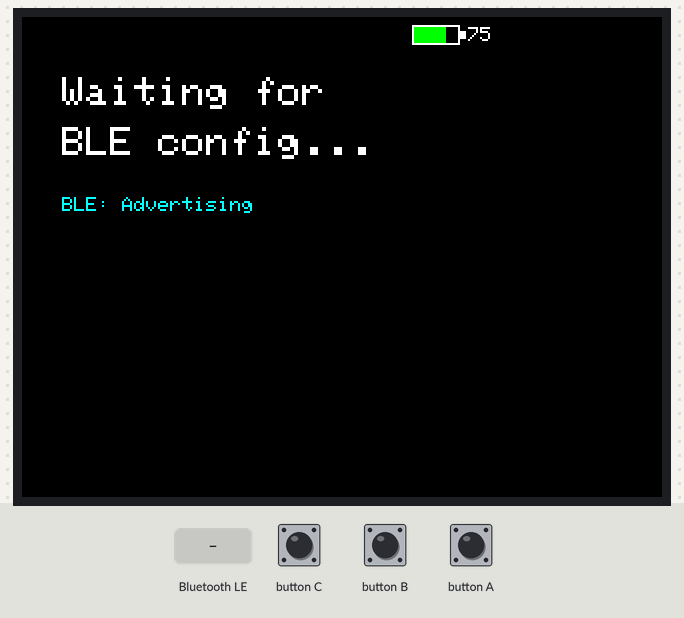
This sketch was run on a simulated ESP32. Shown: 320×240 colour display. Inputs (shaded band) come from the test bench. WiFi joins after 1.5 s; servers stay silent unless stated; EEPROM starts erased; nothing arrives over Bluetooth unless stated; a phone connects over Bluetooth LE 3 s after start; what the sketch prints to the serial monitor is not drawn.

Above: at 1.4 s.
1.5 s: Bluetooth LE write "connect" received
At 2.6 s:
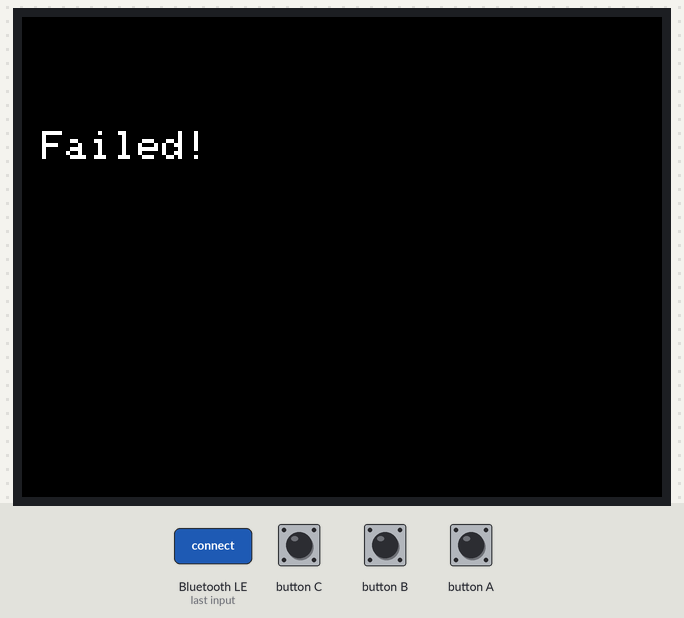
4.7 s: Bluetooth LE write "connect" received
At 6.3 s:
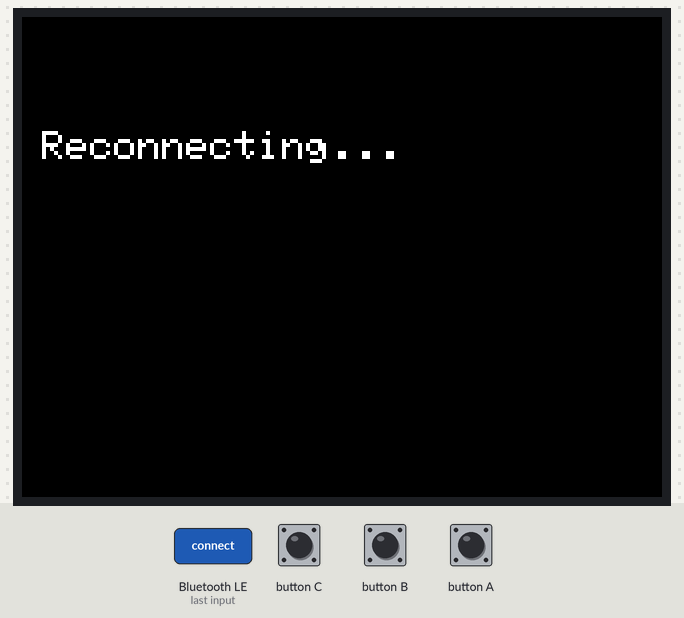
7.9 s: Bluetooth LE write "connect" received
At 9.0 s:
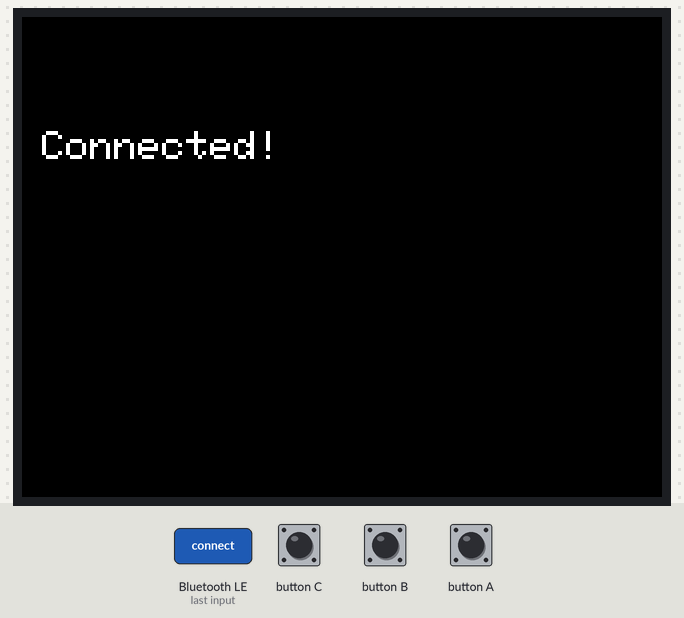
Timing chart, 0 to 10.9 s (numbered marks = the images above; inputs shaded):
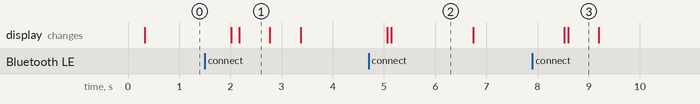

The sketch:

rssimon.ino
```cpp
#include <M5Unified.h>
#include <WiFi.h>
#include <BLEDevice.h>
#include <BLEServer.h>
#include <BLEUtils.h>
#include <BLE2902.h>
#include <Preferences.h>

#define SERVICE_UUID        "12345678-1234-1234-1234-123456789abc"
#define CHAR_SSID_UUID      "12345678-1234-1234-1234-123456789ab1"
#define CHAR_PASS_UUID      "12345678-1234-1234-1234-123456789ab2"
#define CHAR_CMD_UUID       "12345678-1234-1234-1234-123456789ab3"
#define CHAR_STATUS_UUID    "12345678-1234-1234-1234-123456789ab4"

const int SCREEN_W = 240;
const int SCREEN_H = 135;
const int BAR_X = 10;
const int BAR_Y = 100;
const int BAR_W = SCREEN_W - 20;
const int BAR_H = 20;
const int UPDATE_INTERVAL = 500;

const int RSSI_MIN = -90;
const int RSSI_MAX = -30;

String wifiSSID = "";
String wifiPass = "";
bool wifiOk = false;
bool bleConnected = false;
bool shouldConnect = false;

Preferences prefs;
M5Canvas canvas(&M5.Display);
BLEServer* pServer = nullptr;
BLECharacteristic* pStatusChar = nullptr;

class ServerCallbacks : public BLEServerCallbacks {
    void onConnect(BLEServer* s) override { bleConnected = true; }
    void onDisconnect(BLEServer* s) override {
        bleConnected = false;
        BLEDevice::startAdvertising();
    }
};

class SSIDCallback : public BLECharacteristicCallbacks {
    void onWrite(BLECharacteristic* c) override {
        wifiSSID = c->getValue().c_str();
        Serial.printf("BLE: SSID set to '%s'\n", wifiSSID.c_str());
    }
};

class PassCallback : public BLECharacteristicCallbacks {
    void onWrite(BLECharacteristic* c) override {
        wifiPass = c->getValue().c_str();
        Serial.println("BLE: Password set");
    }
};

class CmdCallback : public BLECharacteristicCallbacks {
    void onWrite(BLECharacteristic* c) override {
        String cmd = c->getValue().c_str();
        if (cmd == "connect") {
            prefs.begin("wifi", false);
            prefs.putString("ssid", wifiSSID);
            prefs.putString("pass", wifiPass);
            prefs.end();
            shouldConnect = true;
            Serial.println("BLE: Connect command received");
        }
    }
};

void updateBLEStatus(const char* status) {
    if (pStatusChar)
        pStatusChar->setValue(status);
}

void setupBLE() {
    BLEDevice::init("RSSIMon");
    pServer = BLEDevice::createServer();
    pServer->setCallbacks(new ServerCallbacks());

    BLEService* pService = pServer->createService(SERVICE_UUID);

    BLECharacteristic* pSSID = pService->createCharacteristic(
        CHAR_SSID_UUID, BLECharacteristic::PROPERTY_READ | BLECharacteristic::PROPERTY_WRITE);
    pSSID->setCallbacks(new SSIDCallback());

    BLECharacteristic* pPass = pService->createCharacteristic(
        CHAR_PASS_UUID, BLECharacteristic::PROPERTY_WRITE);
    pPass->setCallbacks(new PassCallback());

    BLECharacteristic* pCmd = pService->createCharacteristic(
        CHAR_CMD_UUID, BLECharacteristic::PROPERTY_WRITE);
    pCmd->setCallbacks(new CmdCallback());

    pStatusChar = pService->createCharacteristic(
        CHAR_STATUS_UUID, BLECharacteristic::PROPERTY_READ | BLECharacteristic::PROPERTY_NOTIFY);
    pStatusChar->addDescriptor(new BLE2902());

    pService->start();

    BLEAdvertising* pAdv = BLEDevice::getAdvertising();
    pAdv->addServiceUUID(SERVICE_UUID);
    pAdv->setScanResponse(true);
    BLEDevice::startAdvertising();

    Serial.println("BLE: Advertising as 'RSSIMon'");
}

uint16_t rssiColor(int rssi) {
    if (rssi > -50) return TFT_GREEN;
    if (rssi > -60) return TFT_YELLOW;
    if (rssi > -70) return TFT_ORANGE;
    return TFT_RED;
}

int rssiToBarLen(int rssi) {
    int clamped = constrain(rssi, RSSI_MIN, RSSI_MAX);
    return map(clamped, RSSI_MIN, RSSI_MAX, 0, BAR_W);
}

bool connectWiFi() {
    if (wifiSSID.isEmpty())
        return false;
    if (WiFi.status() == WL_CONNECTED)
        return true;
    updateBLEStatus("connecting");
    WiFi.disconnect();
    WiFi.begin(wifiSSID.c_str(), wifiPass.c_str());
    for (int i = 40; i && WiFi.status() != WL_CONNECTED; --i)
        delay(250);
    bool ok = WiFi.status() == WL_CONNECTED;
    updateBLEStatus(ok ? "connected" : "failed");
    return ok;
}

void showStatus(const char* msg) {
    M5.Display.fillScreen(TFT_BLACK);
    M5.Display.setTextColor(TFT_WHITE);
    M5.Display.setTextSize(2);
    M5.Display.setCursor(10, SCREEN_H / 2 - 10);
    M5.Display.print(msg);
}

void drawDisplay(int rssi) {
    canvas.fillSprite(TFT_BLACK);

    uint16_t color = rssiColor(rssi);

    canvas.setTextColor(color);
    canvas.setTextSize(6);
    canvas.setCursor(30, 20);
    canvas.printf("%d", rssi);

    canvas.setTextSize(2);
    canvas.setCursor(170, 35);
    canvas.print("dBm");

    canvas.drawRect(BAR_X, BAR_Y, BAR_W, BAR_H, TFT_DARKGREY);
    int barLen = rssiToBarLen(rssi);
    if (barLen > 0)
        canvas.fillRect(BAR_X + 1, BAR_Y + 1, barLen - 2, BAR_H - 2, color);

    int x25 = BAR_X + BAR_W / 4;
    int x50 = BAR_X + BAR_W / 2;
    int x75 = BAR_X + 3 * BAR_W / 4;
    canvas.drawFastVLine(x25, BAR_Y, BAR_H, TFT_DARKGREY);
    canvas.drawFastVLine(x50, BAR_Y, BAR_H, TFT_DARKGREY);
    canvas.drawFastVLine(x75, BAR_Y, BAR_H, TFT_DARKGREY);

    canvas.setTextColor(TFT_DARKGREY);
    canvas.setTextSize(1);
    canvas.setCursor(BAR_X, BAR_Y + BAR_H + 4);
    canvas.print("-90");
    canvas.setCursor(BAR_X + BAR_W - 18, BAR_Y + BAR_H + 4);
    canvas.print("-30");

    int bat = M5.Power.getBatteryLevel();
    uint16_t batColor = bat > 50 ? TFT_GREEN : bat > 20 ? TFT_YELLOW : TFT_RED;
    int batX = SCREEN_W - 45;
    int batY = 4;
    canvas.drawRect(batX, batY, 24, 10, TFT_WHITE);
    canvas.fillRect(batX + 24, batY + 3, 3, 4, TFT_WHITE);
    int fillW = (bat * 22) / 100;
    if (fillW > 0)
        canvas.fillRect(batX + 1, batY + 1, fillW, 8, batColor);
    canvas.setTextColor(TFT_WHITE);
    canvas.setTextSize(1);
    canvas.setCursor(batX + 28, batY + 1);
    canvas.printf("%d", bat);

    canvas.setTextColor(bleConnected ? TFT_BLUE : TFT_DARKGREY);
    canvas.setCursor(2, 2);
    canvas.print("BLE");

    canvas.pushSprite(0, 0);
}

void drawWaiting() {
    canvas.fillSprite(TFT_BLACK);

    canvas.setTextColor(TFT_WHITE);
    canvas.setTextSize(2);
    canvas.setCursor(20, 30);
    canvas.print("Waiting for");
    canvas.setCursor(20, 55);
    canvas.print("BLE config...");

    canvas.setTextColor(bleConnected ? TFT_BLUE : TFT_CYAN);
    canvas.setTextSize(1);
    canvas.setCursor(20, 90);
    canvas.printf("BLE: %s", bleConnected ? "Connected" : "Advertising");

    int bat = M5.Power.getBatteryLevel();
    uint16_t batColor = bat > 50 ? TFT_GREEN : bat > 20 ? TFT_YELLOW : TFT_RED;
    int batX = SCREEN_W - 45;
    int batY = 4;
    canvas.drawRect(batX, batY, 24, 10, TFT_WHITE);
    canvas.fillRect(batX + 24, batY + 3, 3, 4, TFT_WHITE);
    int fillW = (bat * 22) / 100;
    if (fillW > 0)
        canvas.fillRect(batX + 1, batY + 1, fillW, 8, batColor);
    canvas.setTextColor(TFT_WHITE);
    canvas.setTextSize(1);
    canvas.setCursor(batX + 28, batY + 1);
    canvas.printf("%d", bat);

    canvas.pushSprite(0, 0);
}

void setup() {
    auto cfg = M5.config();
    M5.begin(cfg);

    M5.Display.setRotation(1);
    M5.Display.setBrightness(64);
    M5.Display.fillScreen(TFT_BLACK);

    canvas.createSprite(SCREEN_W, SCREEN_H);

    Serial.begin(115200);
    Serial.println("RSSI Monitor starting...");

    prefs.begin("wifi", true);
    wifiSSID = prefs.getString("ssid", "");
    wifiPass = prefs.getString("pass", "");
    prefs.end();

    setupBLE();

    if (!wifiSSID.isEmpty()) {
        showStatus("Connecting...");
        wifiOk = connectWiFi();
        if (wifiOk) {
            Serial.printf("Connected to %s\n", wifiSSID.c_str());
            showStatus("Connected!");
            delay(500);
        }
    }
}

void loop() {
    M5.update();

    if (M5.BtnA.wasPressed()) {
        int br = M5.Display.getBrightness();
        br = (br >= 200) ? 32 : br + 40;
        M5.Display.setBrightness(br);
    }

    if (shouldConnect) {
        shouldConnect = false;
        showStatus("Connecting...");
        wifiOk = connectWiFi();
        if (wifiOk)
            showStatus("Connected!");
        else
            showStatus("Failed!");
        delay(500);
    }

    if (!wifiOk && wifiSSID.isEmpty()) {
        drawWaiting();
        delay(UPDATE_INTERVAL);
        return;
    }

    if (WiFi.status() != WL_CONNECTED) {
        wifiOk = false;
        showStatus("Reconnecting...");
        wifiOk = connectWiFi();
        if (!wifiOk) {
            delay(2000);
            return;
        }
    }

    int rssi = WiFi.RSSI();
    Serial.printf("RSSI: %d dBm\n", rssi);

    drawDisplay(rssi);

    delay(UPDATE_INTERVAL);
}
```

Measured:
- after the input at 1.5 s, the display: first changes after 0.52 s (image 1 shows a later state)
- after the input at 4.7 s, the display: first changes after 0.37 s (image 2 shows a later state)
- after the input at 7.9 s, the display: first changes after 0.62 s (image 3 shows a later state)
- what the display in image 1 shows lasts 0.6 s, from 2.2 s to 2.8 s
- what the display in image 2 shows lasts 1.6 s, from 5.1 s to 6.7 s
